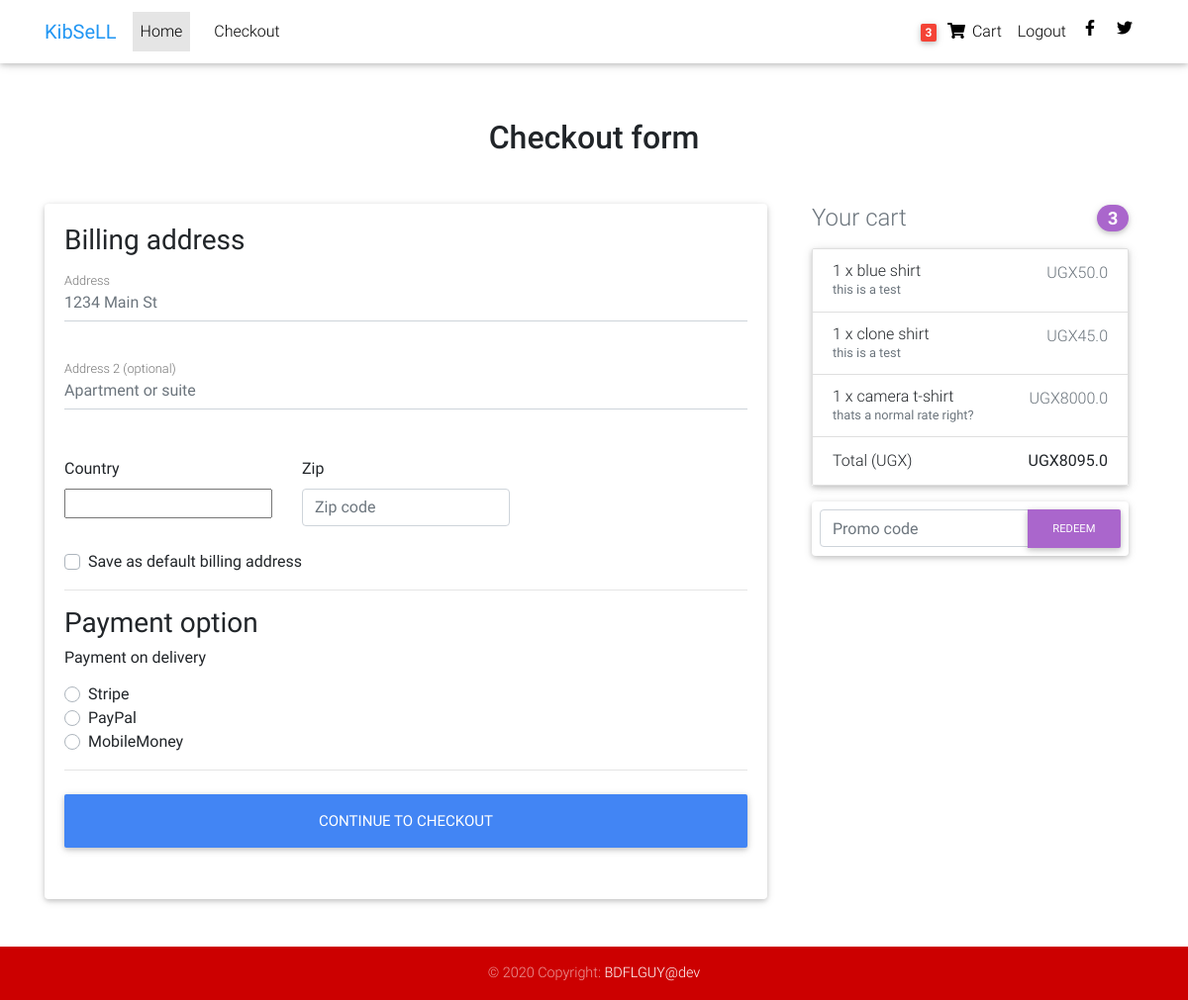
Before: /checkout/ (signed in) with the older database file.
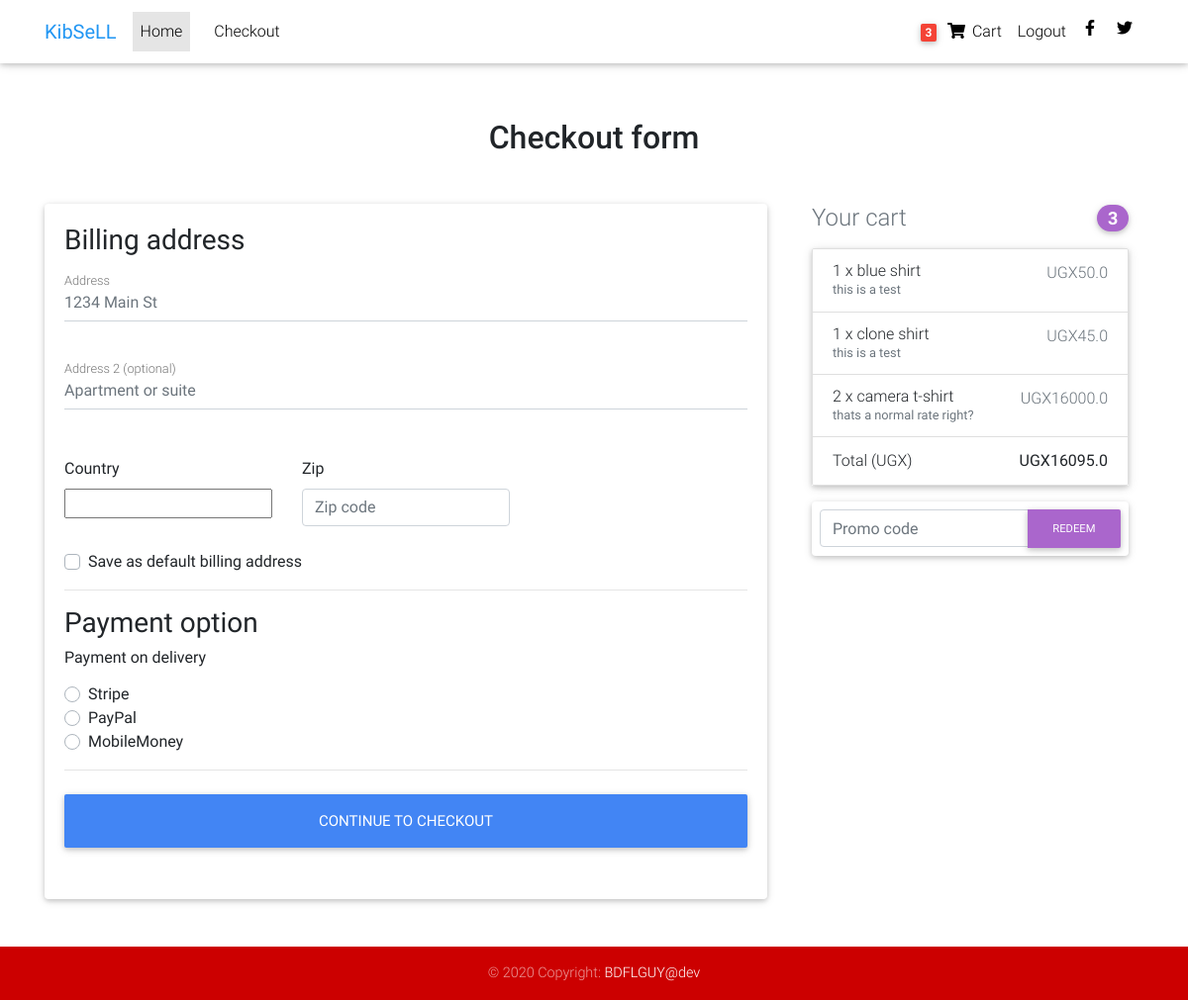
After: the same page with the newer database file.
### products/models.py (models this page shows, shortened)
class OrderItem(models.Model):
    user = models.ForeignKey(settings.AUTH_USER_MODEL,
                             on_delete=models.CASCADE)
    ordered = models.BooleanField(default=False)
    item = models.ForeignKey(Item, on_delete=models.CASCADE)
    quantity = models.IntegerField(default=1)
    def get_total_item_price(self):
        return self.quantity * self.item.price
    def get_final_price(self):
        if self.item.discount_price:
            return self.get_total_discount_item_price()
        return self.get_total_item_price()

class Item(models.Model):
    title = models.CharField(max_length=100)
    price = models.FloatField()
    discount_price = models.FloatField(blank=True, null=True)
    category = models.CharField(choices=CATEGORY_CHOICES, max_length=10)
    label = models.CharField(choices=LABEL_CHOICES, max_length=1)
    slug = models.SlugField()
    description = models.TextField()
    image = models.ImageField()

class Order(models.Model):
    user = models.ForeignKey(settings.AUTH_USER_MODEL,
                             on_delete=models.CASCADE)
    ref_code = models.CharField(max_length=20, blank=True, null=True)
    items = models.ManyToManyField(OrderItem)
    start_date = models.DateTimeField(auto_now_add=True)
    ordered_date = models.DateTimeField()
    ordered = models.BooleanField(default=False)
    shipping_address = models.ForeignKey(
        'Address', related_name='shipping_address', on_delete=models.SET_NULL, blank=True, null=True)
    billing_address = models.ForeignKey(
        'Address', related_name='billing_address', on_delete=models.SET_NULL, blank=True, null=True)
    payment = models.ForeignKey(
        'Payment', on_delete=models.SET_NULL, blank=True, null=True)
    coupon = models.ForeignKey(
        'Coupon', on_delete=models.SET_NULL, blank=True, null=True)
    being_delivered = models.BooleanField(default=False)
    received = models.BooleanField(default=False)
    refund_requested = models.BooleanField(default=False)
    refund_granted = models.BooleanField(default=False)
    '''
    1. Item added to cart
    2. Adding a billing address
    (Failed checkout)
    3. Payment
    (Pre-processing, processing, packaging etc.)
    4. Being delivered
    5. Received
    6. Refunds
    '''
    def get_total(self):
        total = 0
        for order_item in self.items.all():
            total += order_item.get_final_price()
        if self.coupon:
            total -= self.coupon.amount
        return total

### products/views.py (the view, shortened to what this page needs)
# urls.py: path('checkout/', CheckoutView.as_view(), name='checkout'),
class CheckoutView(View):
    def get(self, *args, **kwargs):
        try:
            order = Order.objects.get(user=self.request.user, ordered=False)
            form = CheckoutForm()
            context = {
                'form': form,
                'couponform': CouponForm(),
                'order': order,
                'DISPLAY_COUPON_FORM': True
            }
            shipping_address_qs = Address.objects.filter(
                user=self.request.user,
                address_type='S',
                default=True
            )
            if shipping_address_qs.exists():
                context.update(
                    {'default_shipping_address': shipping_address_qs[0]})
            billing_address_qs = Address.objects.filter(
                user=self.request.user,
                address_type='B',
                default=True
            )
            if billing_address_qs.exists():
                context.update(
                    {'default_billing_address': billing_address_qs[0]})
            return render(self.request, "checkout.html", context)
        except ObjectDoesNotExist:
            messages.info(self.request, "You do not have an active order")
            return redirect("core:checkout")

### products/forms.py
class CheckoutForm(forms.Form):
    shipping_address = forms.CharField(required=False)
    billing_address = forms.CharField(required=False)
    billing_address2 = forms.CharField(required=False)
    billing_country = CountryField(blank_label='(select country)').formfield(
        required=False,
        widget=CountrySelectWidget(attrs={
            'class': 'custom-select d-block w-100',
        }))
    billing_zip = forms.CharField(required=False)
    same_billing_address = forms.BooleanField(required=False)
    set_default_shipping = forms.BooleanField(required=False)
    use_default_shipping = forms.BooleanField(required=False)
    set_default_billing = forms.BooleanField(required=False)
    use_default_billing = forms.BooleanField(required=False)
    payment_option = forms.ChoiceField(
        widget=forms.RadioSelect, choices=PAYMENT_CHOICES)

class CouponForm(forms.Form):
    code = forms.CharField(widget=forms.TextInput(attrs={
        'class': 'form-control',
        'placeholder': 'Promo code',
        'aria-label': 'Recipient\'s username',
        'aria-describedby': 'basic-addon2'
    }))

### products/templates/checkout.html (shortened to what this page needs)
{% extends "base.html" %}
{% load crispy_forms_tags %}
{% block content %}
<main>
    <div class="container wow fadeIn">
        <h2 class="my-5 h2 text-center">Checkout form</h2>
        <div class="row">
            <div class="col-md-8 mb-4">
                <div class="card">
                    <form method="POST" class="card-body">
                        <h3>Billing address</h3>
                        <div class='hideable_billing_form'>
                            <div class="md-form mb-5">
                                <input type='text' placeholder='1234 Main St' id='billing_address'
                                       name='billing_address' class='form-control'/>
                                <label for="billing_address" class="">Address</label>
                            </div>
                            <div class="md-form mb-5">
                                <input type='text' placeholder='Apartment or suite' id='billing_address2'
                                       name='billing_address2' class='form-control'/>
                                <label for="billing_address2" class="">Address 2 (optional)</label>
                            </div>
                            <div class="row">
                                <div class="col-lg-4 col-md-12 mb-4">
                                    <label for="country">Country</label>
                                    {{ form.billing_country }}
                                </div>
                                <div class="col-lg-4 col-md-6 mb-4">
                                    <label for="billing_zip">Zip</label>
                                    <input type='text' placeholder='Zip code' id='billing_zip' name='billing_zip'
                                           class='form-control'/>
                                </div>
                            </div>
                            <div class="custom-control custom-checkbox">
                                <label class="custom-control-label" for="set_default_billing">Save as default billing
                                    address</label>
                            </div>
                        </div>
                        <hr>
                        <h3>Payment option</h3>
                        <h6>Payment on delivery</h6>
                        <div class="d-block my-3">
                            {% for value, name in form.fields.payment_option.choices %}
                            <div class="custom-control custom-radio">
                                <label class="custom-control-label" for="{{ name }}">{{ name }}</label>
                            </div>
                            {% endfor %}
                        </div>
                        <hr class="mb-4">
                        <button class="btn btn-primary btn-lg btn-block" type="submit">Continue to checkout</button>
                    </form>
                </div>
            </div>
            <div class="col-md-4 mb-4">
                {% include "order_snippet.html" %}
            </div>
        </div>
    </div>
</main>
{% endblock content %}

### products/templates/order_snippet.html (shortened to what this page needs)
<div class="col-md-12 mb-4">
    <h4 class="d-flex justify-content-between align-items-center mb-3">
        <span class="text-muted">Your cart</span>
        <span class="badge badge-secondary badge-pill">{{ order.items.count }}</span>
    </h4>
    <ul class="list-group mb-3 z-depth-1">
        {% for order_item in order.items.all %}
        <li class="list-group-item d-flex justify-content-between lh-condensed">
            <div>
                <h6 class="my-0">{{ order_item.quantity }} x {{ order_item.item.title}}</h6>
                <small class="text-muted">{{ order_item.item.description}}</small>
            </div>
            <span class="text-muted">UGX{{ order_item.get_final_price }}</span>
        </li>
        {% endfor %}
        <li class="list-group-item d-flex justify-content-between">
            <span>Total (UGX)</span>
            <strong>UGX{{ order.get_total }}</strong>
        </li>
    </ul>
    {% if DISPLAY_COUPON_FORM %}
    <form class="card p-2" action="{% url 'core:add-coupon' %}" method="POST">
        <div class="input-group">
            {{ couponform.code }}
            <div class="input-group-append">
                <button class="btn btn-secondary btn-md waves-effect m-0" type="submit">Redeem</button>
            </div>
        </div>
    </form>
    {% endif %}
</div>

Changed rows visible on the page:
changed through a linked row, Order: get_total "8095.0" → "16095.0"
changed OrderItem "camera t-shirt": quantity "1" → "2"; get_final_price "8000.0" → "16000.0"
